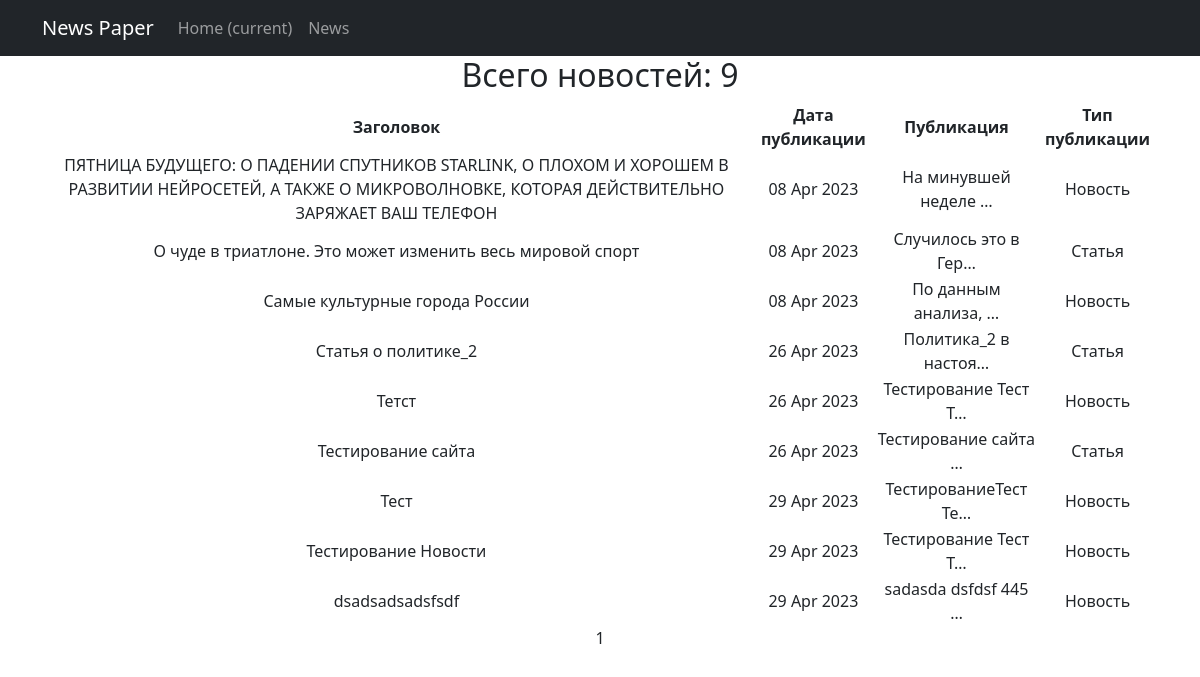
Before: /news/ with the older database file.
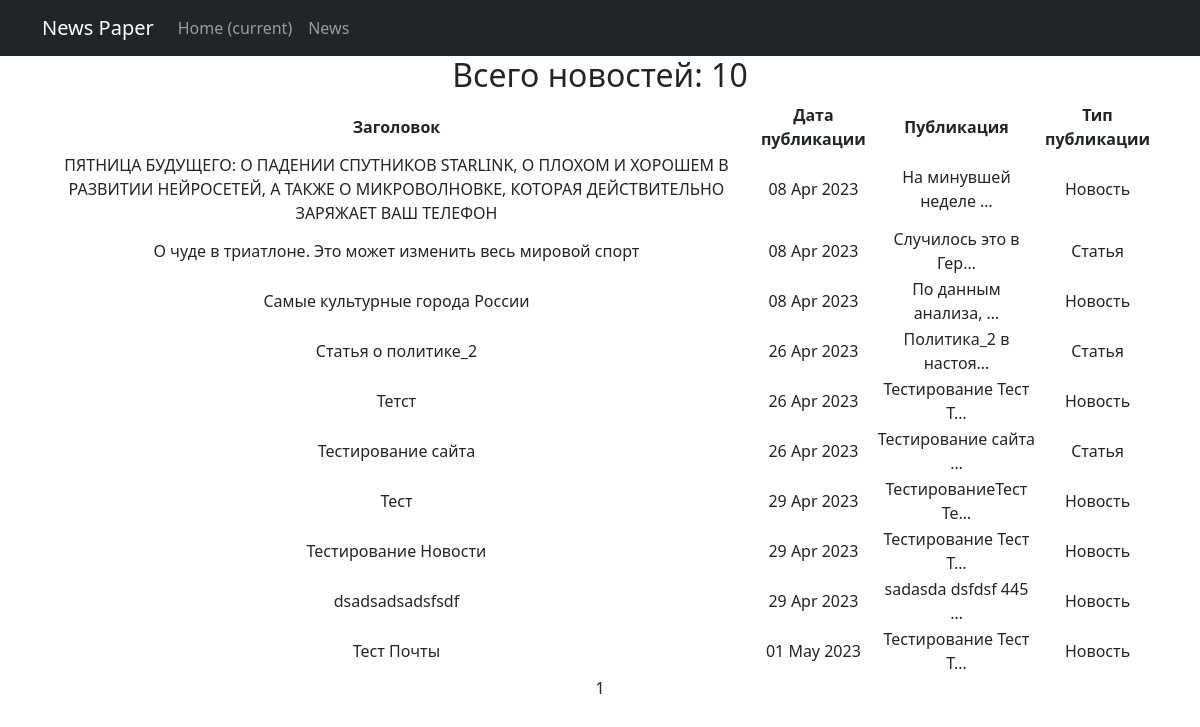
After: the same page with the newer database file.
### news/models.py (models this page shows, shortened)
class Post(models.Model):
    author = models.ForeignKey(Author, on_delete=models.CASCADE)
    article_news = models.CharField(max_length=2, choices=SELECTION, default=news)
    date_in = models.DateTimeField(auto_now_add=True)
    title = models.CharField(max_length=255)
    text = models.TextField()
    rating_news = models.IntegerField(default=0)
    category = models.ManyToManyField(Category, through='PostCategory')

### news/views.py (the view)
# urls.py: path('', PostsList.as_view(), name='post_list'),
class PostsList(ListView):
    model = Post
    ordering = 'date_in'
    template_name = 'news.html'
    context_object_name = 'posts'
    paginate_by = 10

### news/templatetags/custom_filters.py (called while the page is built)
@register.filter()
def censor(word):
    if isinstance(word, str):
        for i in word.split():
            if i.capitalize() in cens:
                word = word.replace(i, i[0] + '*' * len(i))
    else:
        raise ValueError('custom_filters -> censor -> A string is expected, but a different data type has been entered')
    return word

### templates/news.html (shortened to what this page needs)
{% extends 'flatpages/default.html' %}
{% load custom_filters %}
{% block content %}
    <h2>Всего новостей: {{ object_list|length }}</h2>
    {% if posts %}
        <table>
            <tr>
                <td><b>Заголовок</b></td>
                <td><b>Дата публикации</b></td>
                <td><b>Публикация</b></td>
                <td><b>Тип публикации</b></td>
            </tr>
            {% for post in posts %}
            <tr>
                <td>{{ post.title|censor }}</td>
                <td>{{ post.date_in|date:'d M Y' }}</td>
                <td>{{ post.text|truncatechars:20|censor }}</td>
                <td>{{ post.get_article_news_display }}</td>
            </tr>
            {% endfor %}
        </table>
    {% else %}
        <h2>Новостей нет!</h2>
    {% endif %}
   {{ page_obj.number }}
{% endblock content %}

Changed rows visible on the page:
added Post: title|censor "Тест Почты", date_in "01 May 2023", text|censor "Тестирование Тест Т…", article_news "Новость"
Other visible differences:
{{ object_list|length }}: "9" → "10"
